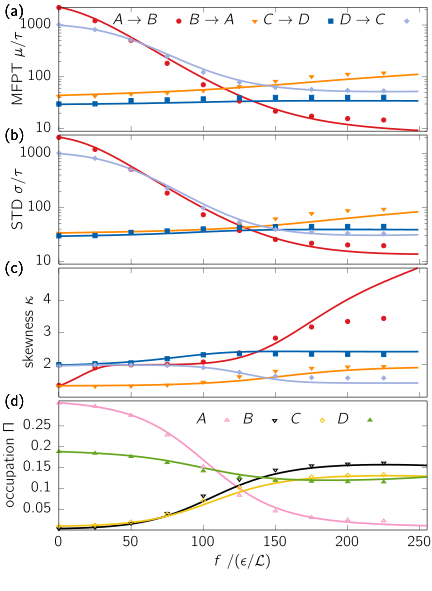

gnuplot code for this plot:

set terminal cairo size 11cm,15cm standalone color colortext header \
   "\\renewcommand\\familydefault{\\sfdefault}\\usepackage{cmbright}"


set output 'mom_9040.tex'

set tmargin 0.5
set bmargin 0.2
set lmargin 7
set rmargin 2
unset xtics


set style line 2 lc rgb '#0060ad' lt 1 lw 5 pt 5 ps 0.5   #  blue
set style line 3 lc rgb '#dd181f' lt 1 lw 5 pt 7 ps .5   # red
set style line 4 lc rgb '#66A61E' lt 1 lw 5 pt 9 ps .5   #  green
set style line 6 lc rgb '#ff8800' lt 1 lw 5 pt 11 ps .5   #  orange
set style line 7 lc rgb '#9FAFDF' lt 1 lw 5 pt 13 ps 0.5   #royal blue
set style line 8 lc rgb '#1E90FF' lt 1 lw 5 pt 6 ps 0.5   #  slate blue
set style line 1 lc rgb '#F897C5' lt 1 lw 5 pt 8 ps 0.5   # taffy
set style line 5 lc rgb 'black' lt 1 lw 5 pt 10 ps 0.5   # black
set style line 9 lc rgb '#f1c40f' lt 1 lw 5 pt 12 ps 0.5   #yellow


set multiplot 

set origin 0.02,0.775
set size 1,0.225

set xtics
set format x ''

set xrange[0.0:255]
set yrange[9:2200]

#set ytics 0,100,401

set logscale y

unset xlabel

set ylabel "MFPT $\\mu / \\tau$" offset 1.2,0

set key at graph 1.,0.94 samplen 3  horizontal

set label '(a)' at screen 0.01,0.98
set label '(b)' at screen 0.01,0.77
set label '(c)' at screen 0.01,0.545
set label '(d)' at screen 0.01,0.320

plot \
"../../data/Urew/mom1_cts_9040.dat" u 1:3 w l ls 3 lw 5 notitle, \
"../../data/Urew/mom1_cts_9040.dat" u 1:6 w l ls 6 lw 5 notitle, \
"../../data/Urew/mom1_cts_9040.dat" u 1:13 w l ls 2 lw 5 notitle, \
"../../data/Urew/mom1_cts_9040.dat" u 1:16 w l ls 7 lw 5 notitle, \
"../../data/Urew/mom1_9040.dat" u 1:3 ls 3 lw 3 title "$A \\rightarrow B$",\
"../../data/Urew/mom1_9040.dat" u 1:6 ls 6 lw 3 title "$B \\rightarrow A$" ,\
"../../data/Urew/mom1_9040.dat" u 1:13 ls 2 lw 3 title "$C \\rightarrow D$" ,\
"../../data/Urew/mom1_9040.dat" u 1:16 ls 7 lw 3 title "$D \\rightarrow C$"

unset key
set origin 0.02,0.55
set size 1,0.225
set tmargin 0.1

set yrange [9:2200]
#set ytics 0,100,390
set ylabel "STD $\\sigma /\\tau$" offset 1.2,0
plot \
"../../data/Urew/mom2_cts_9040.dat" u 1:3 w l ls 3 lw 5 notitle, \
"../../data/Urew/mom2_cts_9040.dat" u 1:6 w l ls 6 lw 5 notitle, \
"../../data/Urew/mom2_cts_9040.dat" u 1:13 w l ls 2 lw 5 notitle, \
"../../data/Urew/mom2_cts_9040.dat" u 1:16 w l ls 7 lw 5 notitle, \
"../../data/Urew/mom2_9040.dat" u 1:3 ls 3 lw 3 title "A-B",\
"../../data/Urew/mom2_9040.dat" u 1:6 ls 6 lw 3 title "B-A" ,\
"../../data/Urew/mom2_9040.dat" u 1:13 ls 2 lw 3 title "B-C" ,\
"../../data/Urew/mom2_9040.dat" u 1:16 ls 7 lw 3 title "C-B",\


unset logscale 
set origin 0.02,0.325
set size 1,0.225

unset yrange
set yrange[1.:5]
set ytics 2,1,4
set ylabel "skewness $\\kappa$" offset -0.3,0

plot \
"../../data/Urew/mom3_cts_9040.dat" u 1:3 w l ls 3 lw 5 notitle, \
"../../data/Urew/mom3_cts_9040.dat" u 1:6 w l ls 6 lw 5 notitle, \
"../../data/Urew/mom3_cts_9040.dat" u 1:13 w l ls 2 lw 5 notitle, \
"../../data/Urew/mom3_cts_9040.dat" u 1:16 w l ls 7 lw 5 notitle, \
"../../data/Urew/mom3_9040.dat" u 1:3 ls 3 lw 3 title "$A \\rightarrow B$",\
"../../data/Urew/mom3_9040.dat" u 1:6 ls 6 lw 3 title "$B \\rightarrow A$" ,\
"../../data/Urew/mom3_9040.dat" u 1:13 ls 2 lw 3 title "$A \\rightarrow C$" ,\
"../../data/Urew/mom3_9040.dat" u 1:16 ls 7 lw 3 title "$C \\rightarrow B$"


set origin 0.02,0.1
set size 1,0.225

set xtics nomirror


set yrange[0:0.31]
set ytics 0.05,0.05,0.25
set xlabel "$f~/ ( \\epsilon / \\mathcal{L} )$"
set ylabel "occupation $\\Pi$" offset 0.0,0,0
set format x

set key at graph 0.9,0.9

plot \
"../../data/Urew/ps_cts_9040.dat" u 1:2 w l ls 1 lw 5 notitle, \
"../../data/Urew/ps_cts_9040.dat" u 1:3 w l ls 5 lw 5 notitle, \
"../../data/Urew/ps_cts_9040.dat" u 1:4 w l ls 9 lw 5 notitle, \
"../../data/Urew/ps_cts_9040.dat" u 1:5 w l ls 4 lw 5 notitle, \
"../../data/Urew/P_9040.dat" u 1:2 ls 1 lw 3 title "$A$", \
"../../data/Urew/P_9040.dat" u 1:3 ls 5 lw 3 title "$B$", \
"../../data/Urew/P_9040.dat" u 1:4 ls 9 lw 3 title "$C$",\
"../../data/Urew/P_9040.dat" u 1:5 ls 4 lw 3 title "$D$"
